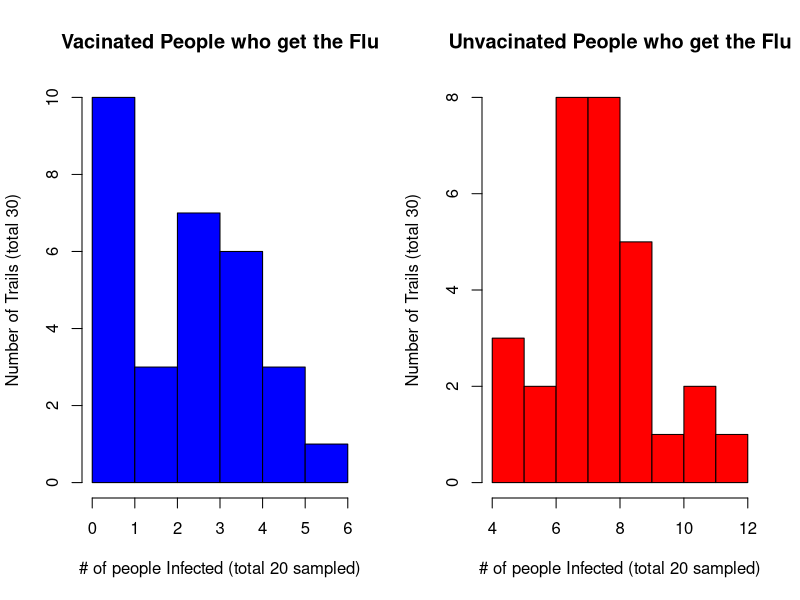
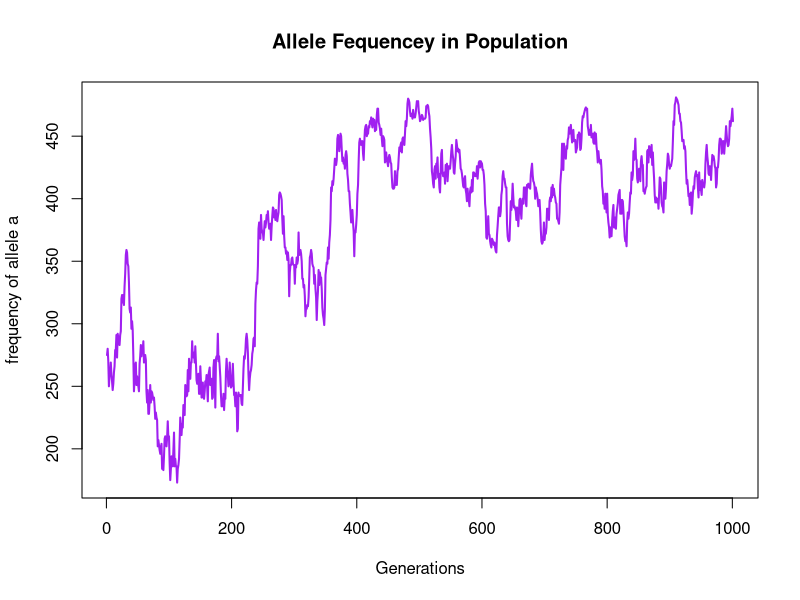
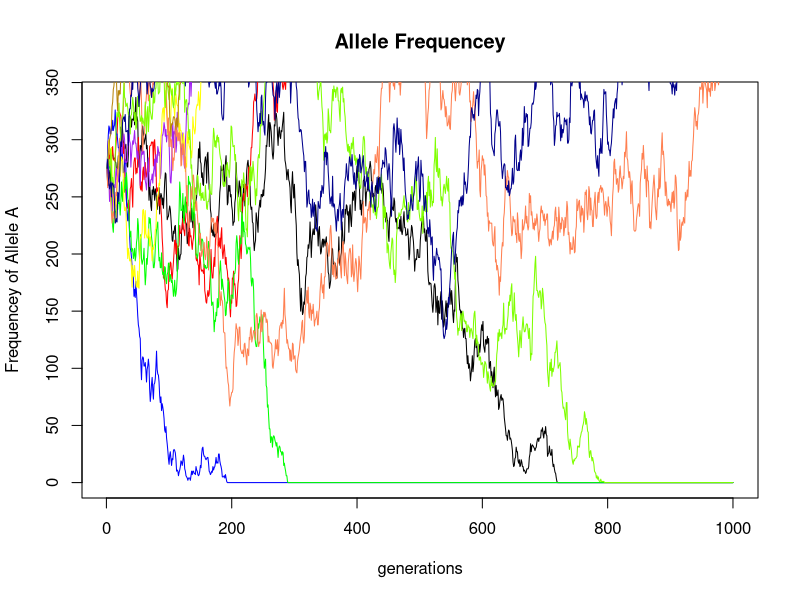

Source code (R) for these figures, in order:
## Lab 11: Generating Pseduo-Random Number and Smaples

# This lab will over generating random numbers and sampling and how to 
#incorpate these tools into biological modeling.

## The function to used to make a ramdon binomial distribution 
  # rbinom(n, size, prob)

# Flipping a coin 10 differnet times with the successful trail being "tails"
rbinom(n = 1, size = 10, prob = 0.5) # simulating 10 coin flips (once)

#Flipping a coin 10 differetn times for 8 times 
rbinom(n = 8, size = 10, prob = 0.5) # simulating 10 coin flips (8 times)

# The next the next could questions the probability of getting the flu is 40% if you do NOT get the flu vaccine, and 15% if you vaccinated.

#Q1: In an R script, write a line of code that would simulate the number of people who get the flu in a sample of 20 vaccinated people.
rbinom(n = 1, size = 20, prob = 0.15)

#Q2: In the same R script, write a line of code that would simulate the number of people who get the flu in a sample of 20 unvaccinated people.
rbinom(n = 1, size = 20, prob = 0.4)

#Q3: Continuing in your script, write lines of code that would create 30 replicates of the scenario described above in Q1, 30 replicates of Q2, and make frequency histograms of the outcomes of each. 
#Hint: this should only take 4 lines of code total. 
#Hint: use hist(). Comparing these two histograms, does anything surprise you about them?
infectedVac <- rbinom(n = 30, size = 20, prob = 0.15) #this looks at 30 different sample sets of 20 people who are vaccinated and would be likely to still get the flu
infectedUNVac <- rbinom(n = 30, size = 20, prob = 0.4) #this looks at 30 different sample sets of 20 people who are unvaccinated and the probabilty of getting the flu
par(mfrow = c(1, 2))
hist(infectedVac, col = "blue", main="Vacinated People who get the Flu", ylab= "Number of Trails (total 30)", xlab= "# of people Infected (total 20 sampled)")
hist(infectedUNVac, col = "red", main="Unvacinated People who get the Flu", ylab= "Number of Trails (total 30)", xlab= "# of people Infected (total 20 sampled)")

#Q4: . Suppose you have a population of N = 500 individuals with a fixed size in each generation, and generations are non-overlapping. 
#Suppose further that individuals are haploid, and that, at a given (focal) locus, there are two alleles currently in the population. 
#At some initial time point, one allele is present in 275 (55%) of the individuals, and thus the other allele is present in 45% of the individuals. 
#Let's call the more common allele a and the less common allele b. Assuing that the two alleles are neutral, simulate going forward one generation in time. 
#What is the frequency of the a allele in the next generation in your results?
rbinom(n=1, size= 500, prob = 0.55) #the probabilty of getting a allele in the next generation 

#Q5: Using the information given in problem Q4, start from the same initial conditions, but go forward 1000 generations. 
#Hint: the prob parameter must be updated in each generation. 
#Hint: this will require a loop.

generations <- 1000 #number of generations
popsize <- 500  #fixed population size
Allele_a <- rep(NA, generations) #making an empty container for output of allele a in popualtion after each generations
Allele_a[1] <- 275 #the starting frequency of allele a

for(i in 1:generations){ #start for-loop to run though all the generations
  Allele_a[i + 1] <- rbinom(n = 1, size = popsize, prob = (Allele_a[i]/popsize)) #Finds the number of individuals in a population with probability of allele fequencey in the current generation
}

# Q6: Plot of the results from Q5. (x-axis = generations, y-axis = frequency of a allele)
par(mfrow = c(1,1))
plot(Allele_a, type = "l", lwd = 2, col = "purple", main = "Allele Fequencey in Population", xlab= "Generations", ylab= "frequency of allele a")

#Write additional code to create 100 replicates of the simulation in Q5. 
#Using the results from your 100 replicates, write code to (i) plot 10 replicates on one figure, 
#(ii) determine how many replicates ended with the a allele fixed, (iii) determine how many replicates ended with the b allele fixed, and 
#(iv) determine how many replicates ended with both alleles still present in the population.

numberReps <- 100
modelRep <- matrix(data = NA, nrow = numberReps, ncol = generations, byrow = TRUE) #creating a contianer for the replications 
modelRep[,1] <- 275

for(j in 1:numberReps){
  for(i in 1:(generations - 1)){ #start for-loop to run though all the generations
    modelRep[j, i + 1] <- rbinom(n = 1, size = popsize, prob = (modelRep[j, i]/popsize)) #Finds the number of individuals in a population with probability of allele fequencey in the current generation
  }
  print(j)
}

#Plot of the first 10 replications 
plot(modelRep[1,], type= "l", xlab= "generations", ylab = "Frequencey of Allele A", main = "Allele Frequencey")
  lines(modelRep[2,], col = "red")
  lines(modelRep[3,], col = "blue")
  lines(modelRep[4,], col = "green")
  lines(modelRep[5,], col = "purple")
  lines(modelRep[6,], col = "yellow")
  lines(modelRep[7,], col = "coral")
  lines(modelRep[8,], col = "chartreuse")
  lines(modelRep[9,], col = "darkgoldenrod")
  lines(modelRep[10,], col = "darkblue")
  